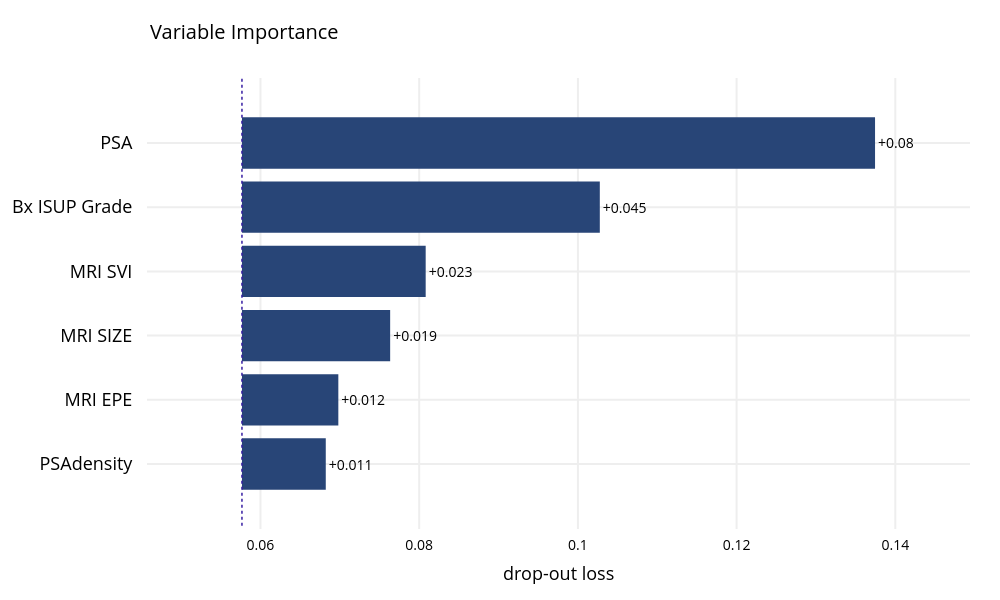

This figure's notebook cell:
### Markdown cell above
### Maximize brier score

### Code cell
param_grid = {
    "classifier__n_estimators": [100, 200, 400, 800],
    "classifier__max_depth": [3, 5],
    "classifier__learning_rate": [0.01, 0.05, 0.1],
    "classifier__subsample": [0.6, 0.8, 1.0],
    "classifier__colsample_bytree": [0.6, 0.8, 0.9, 1.0],
    "classifier__gamma": [0, 0.1, 0.2],
}
untrained_model = XGBClassifier(random_state=42)

res = train_and_evaluate_model(
    untrained_model,
    X,
    y,
    numerical_cols,
    categorical_cols,
    n_folds=5,
    tune_params=True,
    param_grid=param_grid,
    tuning_scoring="neg_brier_score",
    tuning_test_size=0.2,
)
brier = brier_score_loss(res.y_true, res.y_pred_probs)
print(f"Brier score: {brier:.4f}")
plot_roc(res.fp_rate, res.tp_rate, res.roc_auc, fig_width=800)
plot_confusion_matrix(res.y_true, res.y_pred)
plot_feature_importance(res.pipeline, X, y, title="Feature Importance for Nodal Involvement Prediction")
plot_discrimination_threshold(res.pipeline, X, y)

### Figure 1 — Plotly figure (JSON) as saved in the notebook; plotly's stock layout.template omitted (floating-point values rounded to 4 significant figures)
{"data": [{"base": 0.05766, "hoverinfo": "text", "hoverlabel": {"bgcolor": "rgba(0,0,0,0.8)"}, "hovertext": ["Model: XGBClassifier loss after<br>variable: PSA is permuted: 0.137<br>Drop-out loss change: +0.08", "Model: XGBClassifier loss after<br>variable: Bx ISUP Grade is permuted: 0.103<br>Drop-out loss change: +0.045", "Model: XGBClassifier loss after<br>variable: MRI SVI is permuted: 0.081<br>Drop-out loss change: +0.023", "Model: XGBClassifier loss after<br>variable: MRI SIZE is permuted: 0.076<br>Drop-out loss change: +0.019", "Model: XGBClassifier loss after<br>variable: MRI EPE is permuted: 0.07<br>Drop-out loss change: +0.012", "Model: XGBClassifier loss after<br>variable: PSAdensity is permuted: 0.068<br>Drop-out loss change: +0.011"], "marker": {"color": "#284577"}, "orientation": "h", "showlegend": false, "text": ["+0.08", "+0.045", "+0.023", "+0.019", "+0.012", "+0.011"], "textposition": "outside", "type": "bar", "x": [0.07978, 0.0451, 0.02315, 0.01868, 0.01214, 0.01056], "xaxis": "x", "y": ["PSA", "Bx ISUP Grade", "MRI SVI", "MRI SIZE", "MRI EPE", "PSAdensity"], "yaxis": "y"}], "layout": {"annotations": [{"font": {"size": 18}, "showarrow": false, "text": "", "x": 0.5, "xanchor": "center", "xref": "paper", "y": 1, "yanchor": "bottom", "yref": "paper"}, {"font": {"size": 18}, "showarrow": false, "text": "drop-out loss", "x": 0.5, "xanchor": "center", "xref": "paper", "y": 0, "yanchor": "top", "yref": "paper", "yshift": -30}], "font": {"color": "black", "size": 14}, "height": 600, "margin": {"b": 71, "r": 30, "t": 78}, "shapes": [{"line": {"color": "#371ea3", "dash": "dot", "width": 1.5}, "type": "line", "x0": 0.05766, "x1": 0.05766, "xref": "x", "y0": -1, "y1": 6, "yref": "y"}], "title": {"text": "Variable Importance", "x": 0.15}, "width": 1000, "xaxis": {"anchor": "y", "automargin": true, "domain": [0, 1], "fixedrange": true, "gridwidth": 2, "range": [0.0457, 0.1494], "tickcolor": "white", "ticklen": 3, "ticks": "outside", "type": "linear", "zeroline": false}, "yaxis": {"anchor": "x", "automargin": true, "autorange": "reversed", "domain": [0, 1], "fixedrange": true, "gridwidth": 2, "tickcolor": "white", "tickfont": {"size": 18}, "ticklen": 10, "ticks": "outside", "type": "category"}}}
